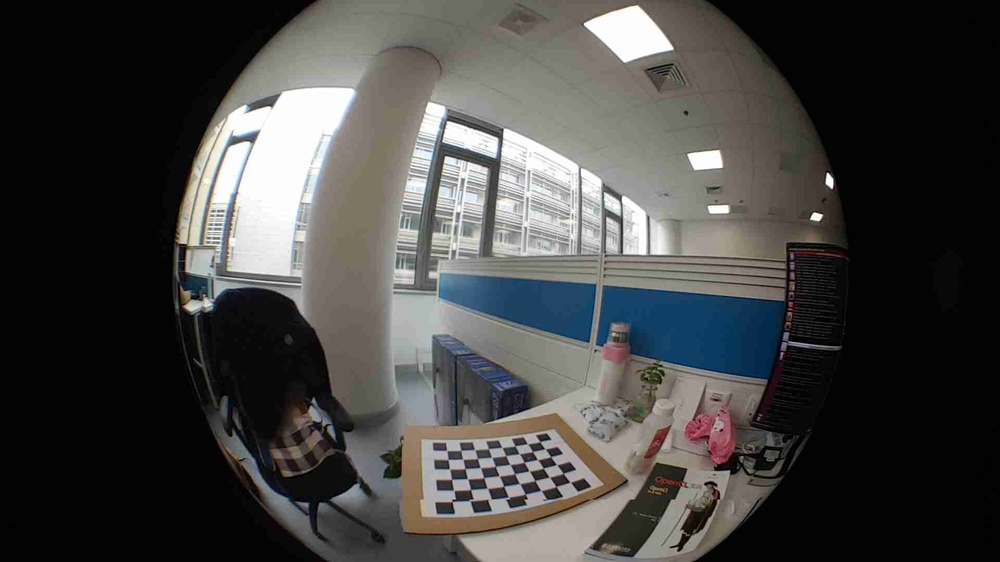
//> input picture parallax/data/imgl.jpg, 1000 x 562 px, shrunk from 1920 x 1080 before the run
$ ./parallax   (built with g++ and OpenCV 4, older OpenCV classes emulated)
//> lines starting //> are read from the running program, lines starting //| are printed output that depends on the picture

#include <iostream>
#include "opencv2/core/core.hpp"
#include "opencv2/highgui/highgui.hpp"
#include "opencv2/calib3d/calib3d.hpp"
#include "opencv2/imgproc/imgproc.hpp"

using namespace std;
using namespace cv;

int main(int argc, char ** argv)
{
  Mat imgl = imread("../data/imgl.jpg", IMREAD_GRAYSCALE);
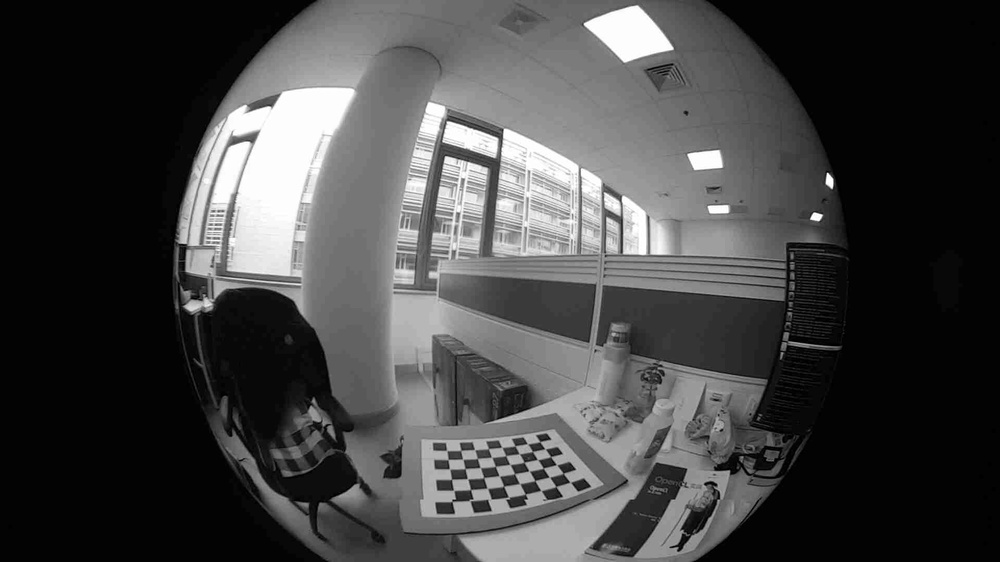
//> imgl: 562 rows x 1000 cols, CV_8UC1; min 0, max 255, mean 68.1
  Mat imgr = imread("../data/imgr.jpg", IMREAD_GRAYSCALE);
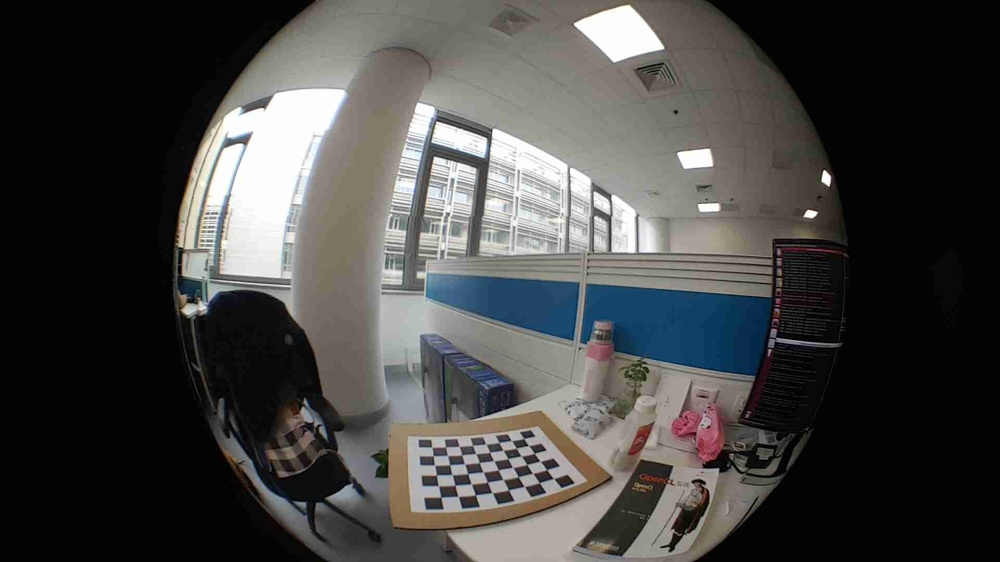
//> input picture parallax/data/imgr.jpg, 1000 x 562 px, shrunk from 1920 x 1080 before the run
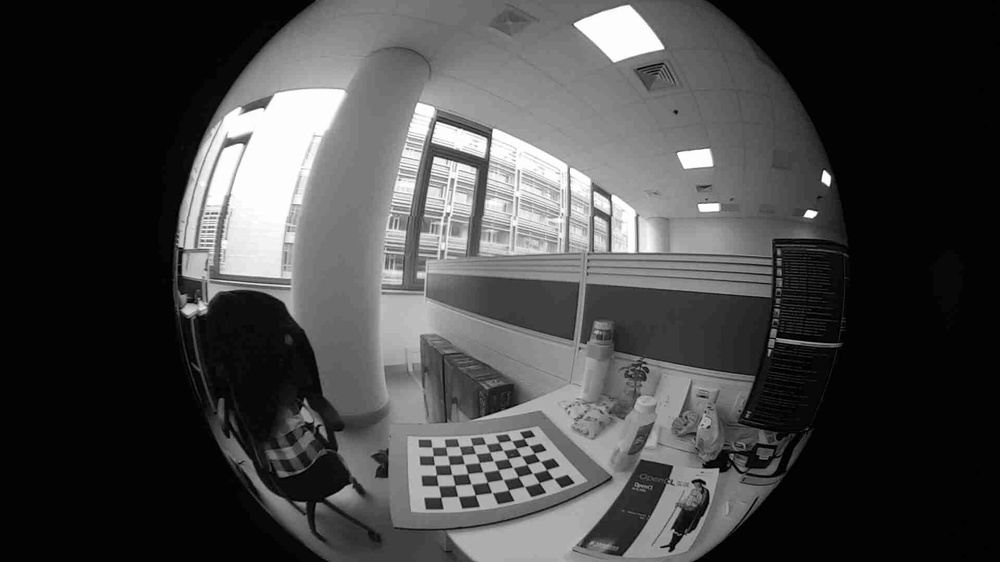
//> imgr: 562 rows x 1000 cols, CV_8UC1; min 0, max 255, mean 69.3

  Mat imgDisparity16S = Mat(imgl.rows, imgl.cols, CV_16S);
  Mat imgDisparity8U = Mat(imgl.rows, imgl.cols, CV_8UC1);

  if(imgl.empty() || imgr.empty())
  {
    cout << "Error when reading images! " << endl;
    return -1;
  }

  int ndisparities = 16 * 5;
  int SADWindowSize = 21;

  //Ptr<StereoBM> sbm = StereoBM::create(ndisparities, SADWindowSize);  //opencv3.0
  //StereoSGBM sbm(CV_STEREO_BM_BASIC, ndisparities, SADWindowSize);
//> (the run ends here: the program needs code that is not available in this run, at `StereoBM sbm(CV_STEREO_BM_BASIC, ndisparities, SADWindowSize);`)
